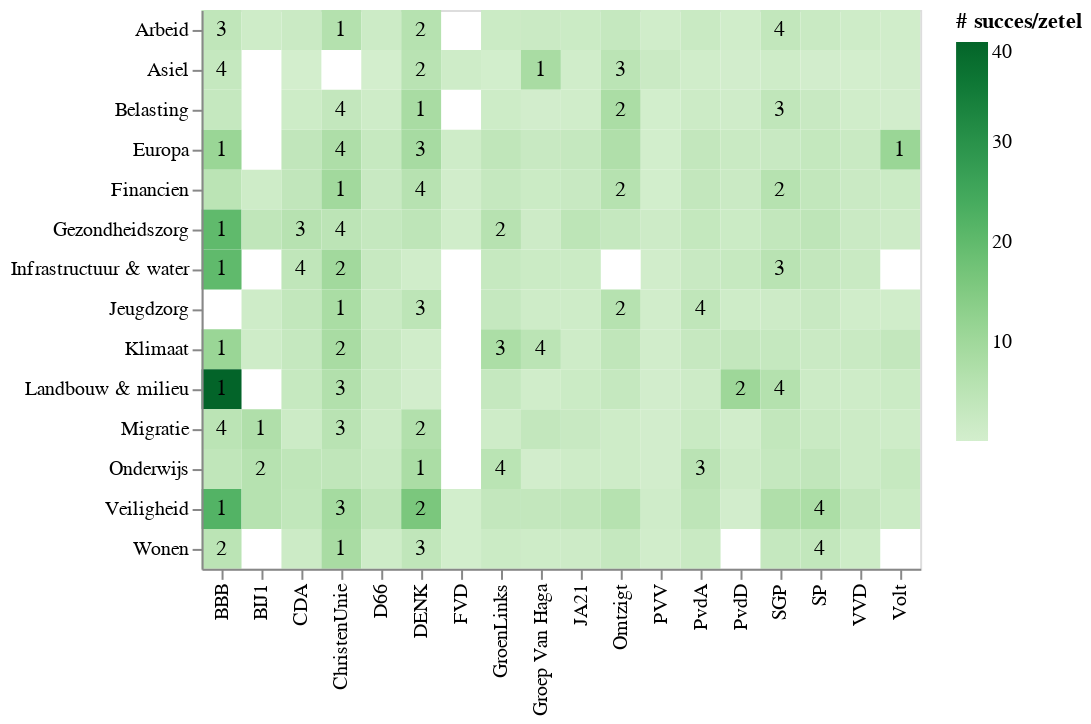

Write notebook code for a chart like this one.
### Code cell
#| echo: false
source = stats[stats['Kamer']=='Rutte IV'].reset_index()
source = rankify(source, 'Topic', on='aantal_succesvol_zetel')
base = alt.Chart(source)

chart = base.mark_rect().encode(
    alt.X('Indienende_partij:N', title=None),
    alt.Y('Topic:N', title=None),
    color=alt.Color("aantal_succesvol_zetel:Q", title='# succes/zetel',
                      scale = alt.Scale(scheme="greens"))
)

text = base.mark_text(baseline='middle', color='black').encode(
    alt.X('Indienende_partij:N'),
    alt.Y('Topic:N'),
    alt.Text('Rank:N'))

chart + text

### Figure 1 — Vega-Lite specification as saved in the notebook (floating-point values rounded to 4 significant figures; data arrays with more than 128 entries replaced by an {"elided": "..."} marker saying what was removed)
{"config": {"view": {"continuousWidth": 300, "continuousHeight": 300}}, "layer": [{"mark": {"type": "rect"}, "encoding": {"color": {"field": "aantal_succesvol_zetel", "scale": {"scheme": "greens"}, "title": "# succes/zetel", "type": "quantitative"}, "x": {"field": "Indienende_partij", "title": null, "type": "nominal"}, "y": {"field": "Topic", "title": null, "type": "nominal"}}}, {"mark": {"type": "text", "baseline": "middle", "color": "black"}, "encoding": {"text": {"field": "Rank", "type": "nominal"}, "x": {"field": "Indienende_partij", "type": "nominal"}, "y": {"field": "Topic", "type": "nominal"}}}], "data": {"name": "data-de292fb6fcd6237987b582e6b2233cab"}, "$schema": "https://vega.github.io/schema/vega-lite/v5.8.0.json", "datasets": {"data-de292fb6fcd6237987b582e6b2233cab": {"elided": "232 records"}}}
